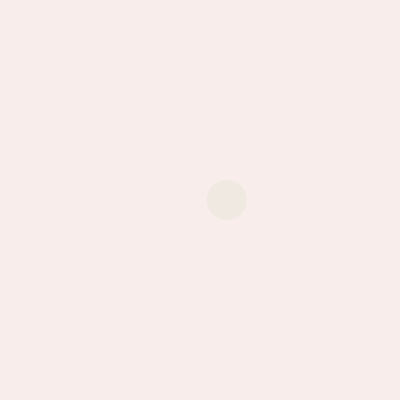
Frame 1 (no input)
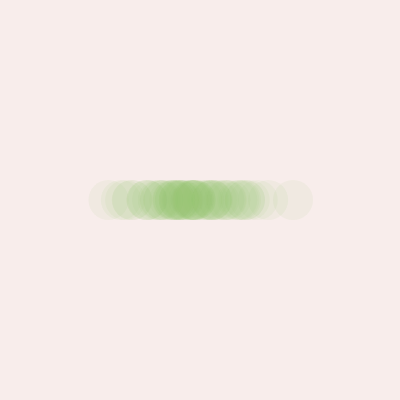
Frame 60 (no input)
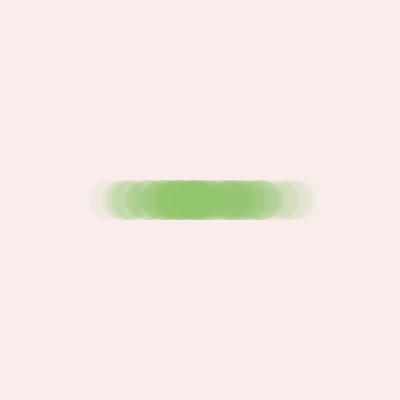
Frame 120 (the mouse pressed at the canvas centre since frame 60)

The p5.js sketch that drew these frames (run headless with seeded random() and noise() and a simulated clock; from frame 60 on, the mouse is pressed at the canvas centre):

// p5.js sketch
// ── sketch.js
const ITERATION_LIMIT = 120;

let iterators = 0;

function setup() {
  createCanvas(400, 400);

  background("#f8edeb");
}

function draw() {
  // Play with these values:
  // 200 is the center of the distribution and 40 is the standard deviation
  const x = randomGaussian(200, 40);

  if (iterators < ITERATION_LIMIT) {
    const c = color("#90BE6D");
    c.setAlpha(20);
    noStroke();
    fill(c);
    circle(x, 200, 40);
  }
  iterators += 1;
}
